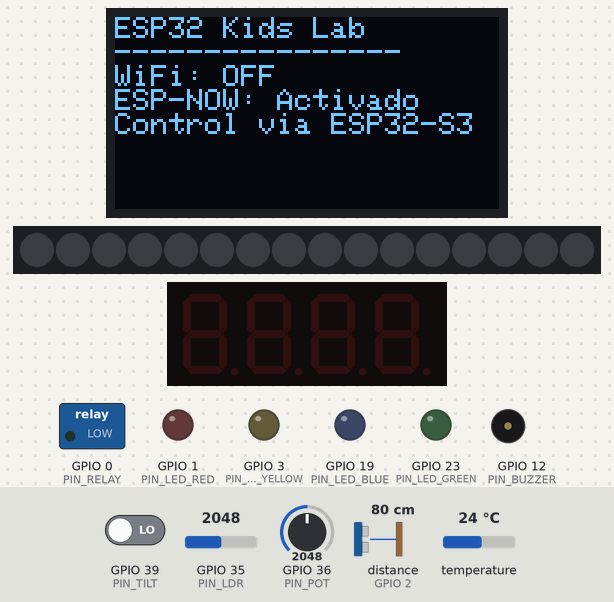
Bench run of a program on a simulated ESP32. Shown: 128×64 one-colour display, 16 RGB LEDs in strip order, left to right, 4-digit seven-segment display, switched loads named in the program (green lamp = pin HIGH), output pins drawn as LEDs (lit = HIGH), buzzer (waves = sounding, pin HIGH). Wiring (inferred from the names in the program): ultrasonic range finder: trigger GPIO 15; echo GPIO 2. The test bench sets the inputs (shaded band); at power-on: GPIO 35 (PIN_LDR) = 2048, GPIO 36 (PIN_POT) = 2048, GPIO 39 (PIN_TILT) LOW, distance to the obstacle (sensor on GPIO 2) 80 cm, temperature 24 °C. The echo pulse lasts 58.3 µs per cm; storage starts empty; pins used as bus, display or sensor lines are not drawn; what the program prints to the serial monitor is not drawn.

Above: at 0.2 s.

The program:

main.cpp
```cpp
#include <Arduino.h>
#include <WiFi.h>
#include <esp_wifi.h>
#include <LittleFS.h>
#include <ArduinoJson.h>
#include <TM1637Display.h>
#include <Adafruit_NeoPixel.h>
#include <OneWire.h>
#include <DallasTemperature.h>
#include <Wire.h>
#include <Adafruit_GFX.h>
#include <Adafruit_SSD1306.h>
#include <esp_now.h>


#define SCREEN_WIDTH 128
#define SCREEN_HEIGHT 64
#define OLED_RESET -1
Adafruit_SSD1306 displayOLED(SCREEN_WIDTH, SCREEN_HEIGHT, &Wire, OLED_RESET);

typedef struct struct_message {
  uint8_t cmdType; // 1:Red, 2:Green, 3:Blue, 4:Yellow, 5:Relay, 6:OLED
  bool state;
  char text[32];
} struct_message;

struct_message incomingReadings;

typedef struct sensor_message {
  float temperature;
  float distance;
  int light;
  int potentiometer;
  bool tilt;
} sensor_message;

sensor_message outgoingSensors;
uint8_t broadcastAddress[] = {0xFF, 0xFF, 0xFF, 0xFF, 0xFF, 0xFF};
esp_now_peer_info_t peerInfo;


// Definición de Pines confirmados
#define PIN_LED_RED 1
#define PIN_LED_GREEN 23
#define PIN_LED_BLUE 19
#define PIN_LED_YELLOW 3
#define PIN_RELAY 0
#define PIN_BUZZER 12

#define PIN_TM_CLK 27
#define PIN_TM_DIO 14
#define PIN_MATRIX 13
#define NUMPIXELS 16

#define PIN_TRIG 15
#define PIN_ECHO 2
#define PIN_LDR 35
#define PIN_TEMP 4
#define PIN_POT 36
#define PIN_TILT 39

TM1637Display display(PIN_TM_CLK, PIN_TM_DIO);
Adafruit_NeoPixel strip(NUMPIXELS, PIN_MATRIX, NEO_GRB + NEO_KHZ800);
OneWire oneWire(PIN_TEMP);
DallasTemperature sensors(&oneWire);

// Funciones para sensores
float readDistance() {
  digitalWrite(PIN_TRIG, LOW);
  delayMicroseconds(2);
  digitalWrite(PIN_TRIG, HIGH);
  delayMicroseconds(10);
  digitalWrite(PIN_TRIG, LOW);
  long duration = pulseIn(PIN_ECHO, HIGH, 30000); // Timeout 30ms
  if (duration == 0) return -1;
  return duration * 0.034 / 2;
}

int readLight() {
  return analogRead(PIN_LDR); // 0 a 4095
}

float readTemperature() {
  sensors.requestTemperatures();
  float tempC = sensors.getTempCByIndex(0);
  if (tempC == DEVICE_DISCONNECTED_C) {
    return -127.0;
  }
  return tempC;
}

// Variables para el buzzer temporizado
unsigned long buzzerTurnOffTime = 0;
bool buzzerActive = false;

// Callback cuando se reciben datos vía ESP-NOW
void OnDataRecv(const uint8_t * mac, const uint8_t *incomingData, int len) {
  if (len != sizeof(incomingReadings)) return;
  memcpy(&incomingReadings, incomingData, sizeof(incomingReadings));

  if (incomingReadings.cmdType == 1) digitalWrite(PIN_LED_RED, incomingReadings.state ? HIGH : LOW);
  else if (incomingReadings.cmdType == 2) digitalWrite(PIN_LED_GREEN, incomingReadings.state ? HIGH : LOW);
  else if (incomingReadings.cmdType == 3) digitalWrite(PIN_LED_BLUE, incomingReadings.state ? HIGH : LOW);
  else if (incomingReadings.cmdType == 4) digitalWrite(PIN_LED_YELLOW, incomingReadings.state ? HIGH : LOW);
  else if (incomingReadings.cmdType == 5) digitalWrite(PIN_RELAY, incomingReadings.state ? HIGH : LOW);
  else if (incomingReadings.cmdType == 7) {
    int duration = atoi(incomingReadings.text);
    if (incomingReadings.state && duration > 0) {
      tone(PIN_BUZZER, 2000); // Frecuencia de 2000 Hz
      buzzerTurnOffTime = millis() + duration;
      buzzerActive = true;
    } else {
      if (incomingReadings.state) {
        tone(PIN_BUZZER, 2000); // Encendido continuo
      } else {
        noTone(PIN_BUZZER);
      }
      buzzerActive = false;
    }
  }
  else if (incomingReadings.cmdType == 6) {
    displayOLED.clearDisplay();
    displayOLED.setCursor(0, 0);
    displayOLED.print(incomingReadings.text);
    displayOLED.display();
  }
  else if (incomingReadings.cmdType == 8) {
    if (incomingReadings.state) {
      // Encender Matriz completa (ej. color Cyan)
      for(int i=0; i<NUMPIXELS; i++) strip.setPixelColor(i, strip.Color(0, 255, 255));
    } else {
      strip.clear(); // Apagar Matriz
    }
    strip.show();
  }
  else if (incomingReadings.cmdType == 9) {
    if (incomingReadings.state) {
      int num = atoi(incomingReadings.text);
      display.showNumberDec(num, false);
    } else {
      display.clear(); // Apagar Display 7 segmentos
    }
  }
}


void setup() {
  Serial.begin(115200);

  // Inicializar Pines Específicos
  pinMode(PIN_LED_RED, OUTPUT);
  pinMode(PIN_LED_GREEN, OUTPUT);
  pinMode(PIN_LED_BLUE, OUTPUT);
  pinMode(PIN_LED_YELLOW, OUTPUT);
  pinMode(PIN_TRIG, OUTPUT);
  pinMode(PIN_ECHO, INPUT);
  pinMode(PIN_RELAY, OUTPUT);
  pinMode(PIN_BUZZER, OUTPUT);
  pinMode(PIN_TILT, INPUT);

  // Inicializar sensor de temperatura DS18B20
  sensors.begin();

  // Inicializar Pantalla OLED (SDA: 21, SCL: 22)
  Wire.begin(21, 22);
  if(displayOLED.begin(SSD1306_SWITCHCAPVCC, 0x3C)) {
    displayOLED.clearDisplay();
    displayOLED.setTextSize(1);
    displayOLED.setTextColor(SSD1306_WHITE);
    displayOLED.setCursor(0, 0);
    displayOLED.println("Iniciando...");
    displayOLED.display();
  } else {
    Serial.println("Error iniciando OLED");
  }

  // Apagar LEDs básicos
  digitalWrite(PIN_LED_RED, LOW);
  digitalWrite(PIN_LED_GREEN, LOW);
  digitalWrite(PIN_LED_BLUE, LOW);
  digitalWrite(PIN_LED_YELLOW, LOW);
  digitalWrite(PIN_RELAY, LOW);
  digitalWrite(PIN_BUZZER, LOW);

  // Inicializar y apagar Matriz WS2812
  strip.begin();
  strip.clear();
  strip.show();

  // Inicializar y apagar Display 7 Segmentos
  display.setBrightness(0x0f);
  display.clear();

  // Iniciar LittleFS
  if (!LittleFS.begin(true)) {
    Serial.println("Error montando LittleFS");
    return;
  }

  // Modo Estación (STA) para no crear una red WiFi y evitar interferencias,
  // pero forzamos el canal 1 para poder recibir ESP-NOW del ESP32-S3.
  Serial.println("Iniciando WiFi en Modo Estación...");
  WiFi.mode(WIFI_STA);
  WiFi.disconnect();

  // Forzar el canal WiFi al 1
  esp_wifi_set_promiscuous(true);
  esp_wifi_set_channel(1, WIFI_SECOND_CHAN_NONE);
  esp_wifi_set_promiscuous(false);

  // Inicializar ESP-NOW
  if (esp_now_init() != ESP_OK) {
    Serial.println("Error inicializando ESP-NOW");
  } else {
    esp_now_register_recv_cb(OnDataRecv);

    // Registrar peer para enviar datos de sensores al S3
    memset(&peerInfo, 0, sizeof(peerInfo));
    memcpy(peerInfo.peer_addr, broadcastAddress, 6);
    peerInfo.channel = 1;
    peerInfo.ifidx = WIFI_IF_STA;
    peerInfo.encrypt = false;

    if (esp_now_add_peer(&peerInfo) != ESP_OK) {
      Serial.println("Error agregando peer ESP-NOW (sensores)");
    } else {
      Serial.println("ESP-NOW Iniciado Correctamente en Canal 1");
    }
  }

  // Mostrar info en OLED
  displayOLED.clearDisplay();
  displayOLED.setCursor(0, 0);
  displayOLED.println("ESP32 Kids Lab");
  displayOLED.println("----------------");
  displayOLED.println("WiFi: OFF");
  displayOLED.println("ESP-NOW: Activado");
  displayOLED.println("Control via ESP32-S3");
  displayOLED.display();

  // (Servidor Web eliminado para evitar interferencias WiFi)
}

unsigned long lastSensorReadTime = 0;

void loop() {
  if (buzzerActive && millis() > buzzerTurnOffTime) {
    noTone(PIN_BUZZER);
    buzzerActive = false;
  }

  // Leer y enviar sensores cada 2 segundos
  if (millis() - lastSensorReadTime > 2000) {
    lastSensorReadTime = millis();

    outgoingSensors.temperature = readTemperature();
    outgoingSensors.distance = readDistance();
    outgoingSensors.light = readLight();
    outgoingSensors.potentiometer = analogRead(PIN_POT);
    outgoingSensors.tilt = digitalRead(PIN_TILT);

    esp_now_send(broadcastAddress, (uint8_t *) &outgoingSensors, sizeof(outgoingSensors));
  }
}
```
